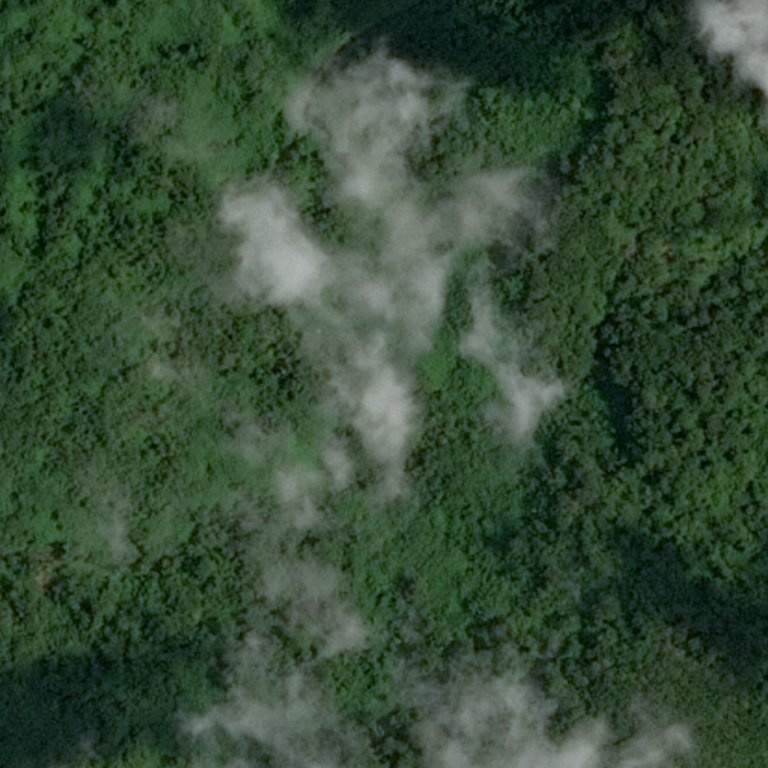
#> input picture CV_Homework_3/desert_forest/test_image_00.jpg, 768 x 768 px
$ jupyter execute homework_3.ipynb
#> lines starting #> are read from the running program, lines starting #| are printed output that depends on the picture; after the words box and inside, x2 and y2 are one past the last pixel; in counts of white or black regions, pixels touching at a corner belong together
# Homework 3

# Задача №1 - Лес или пустыня?

Часто при анализе изображений местности необходимо понять ее характер. В частности, если определить, что на изображении преобладет вода, то имеет смысл искать корабли на таком изображении. Если на картинке густой лес, то, возможно, это не лучшая зона для посадки дрона или беспилотника.

Ваша задача - написать программу, которая будет отличать лес от пустыни. В приложении можно найти реальные спутниковые снимки лесов и пустынь.

Примеры изображений:
<table><tr>
    <td>  </td>
    <td>  </td>
</tr></table>

[cell 1]
# Ваш код
import cv2
import numpy as np
import matplotlib.pyplot as plt

def classify_image(image_path):
#> called with image_path = 'desert_forest/test_image_00.jpg'
    image = cv2.imread(image_path)
#> image is the input picture: shape (768, 768, 3); mean B, G, R 54, 75.5, 54
    hsv_image = cv2.cvtColor(image, cv2.COLOR_BGR2HSV)
#> hsv_image: shape (768, 768, 3); mean H, S, V 61, 95.5, 75.5

    # задаем диапазоны для леса и пустыни
    forest_lower = np.array([35, 25, 25])
    forest_upper = np.array([85, 255, 255])
    desert_lower = np.array([15, 25, 25])
    desert_upper = np.array([35, 255, 255])

    # создаем маски
    forest_mask = cv2.inRange(hsv_image, forest_lower, forest_upper)
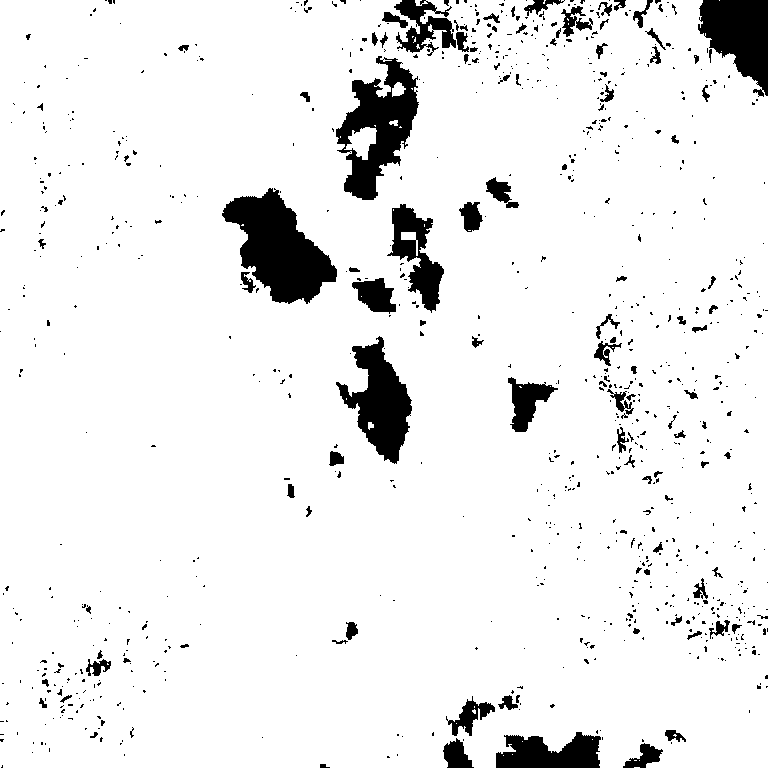
#> forest_mask: shape (768, 768); 92.5% white; 907 black regions (795 under 20 px), largest, box (x1, y1, x2, y2) and area: (222, 188, 337, 304) 7095, (336, 56, 419, 200) 5735, (336, 336, 412, 464) 4616
    desert_mask = cv2.inRange(hsv_image, desert_lower, desert_upper)
#> desert_mask: shape (768, 768); 0.01% white; 1 white region, box (x1, y1, x2, y2) and area: (754, 88, 768, 98) 58

    # подсчет пикселей
    forest_count = cv2.countNonZero(forest_mask)
#> forest_count = 545810
    desert_count = cv2.countNonZero(desert_mask)
#> desert_count = 58

    # классификация
    if forest_count > desert_count:
        classification = "Forest"
    else:
        classification = "Desert"

    return classification, image, forest_mask, desert_mask

# тестовые изображения
image_path_forest = 'desert_forest/test_image_00.jpg'
classification_forest, image_forest, forest_mask_forest, desert_mask_forest = classify_image(image_path_forest)
#> classification_forest = 'Forest'
print(f"Classification: {classification_forest}")
#| Classification: Forest

image_path_desert = 'desert_forest/test_image_04.jpg'
classification_desert, image_desert, forest_mask_desert, desert_mask_desert = classify_image(image_path_desert)
#> call 2 of classify_image, with image_path = 'desert_forest/test_image_04.jpg'
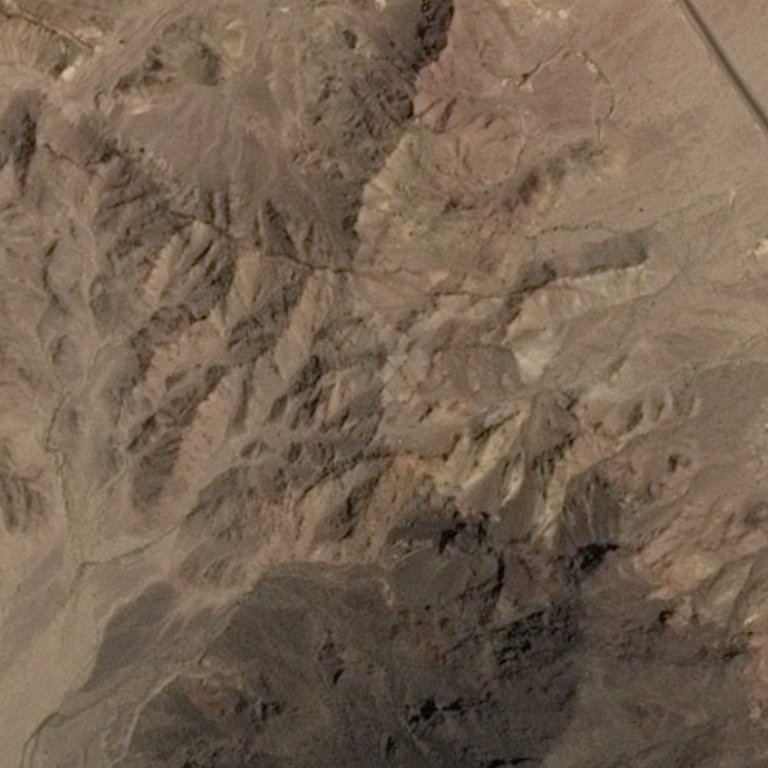
#> input picture CV_Homework_3/desert_forest/test_image_04.jpg, 768 x 768 px
#> in classify_image, image is the input picture: shape (768, 768, 3); mean B, G, R 81.2, 98.6, 117.3
#> in classify_image (call 2), `hsv_image = cv2.cvtColor(image, cv2.COLOR_BGR2HSV)`: hsv_image: shape (768, 768, 3); mean H, S, V 14.5, 78.7, 117.3
#> in classify_image (call 2), `forest_mask = cv2.inRange(hsv_image, forest_lower, forest_upper)`: forest_mask: shape (768, 768); 0% white in thin lines or dots, all inside (x1, y1, x2, y2) = (507, 555, 594, 655)
#> in classify_image (call 2), `desert_mask = cv2.inRange(hsv_image, desert_lower, desert_upper)`:
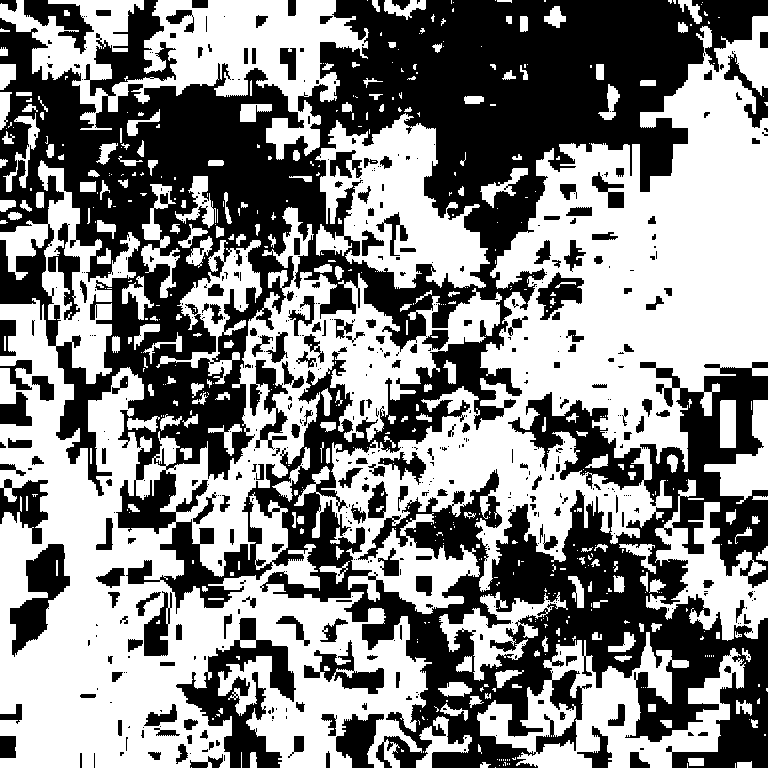
#> desert_mask: shape (768, 768); 52.7% white; 537 black regions (337 under 20 px), largest, box (x1, y1, x2, y2) and area: (0, 0, 768, 768) 234212, (176, 618, 296, 768) 6413, (10, 544, 70, 657) 3050
#> in classify_image (call 2), `forest_count = cv2.countNonZero(forest_mask)`: forest_count = 25
#> in classify_image (call 2), `desert_count = cv2.countNonZero(desert_mask)`: desert_count = 311126
#> classification_desert = 'Desert'
print(f"Classification: {classification_desert}")
#| Classification: Desert

# вывод изображений
def show_images(image, forest_mask, desert_mask, classification, title):
#> called with classification = 'Forest', title = 'Test Image 00'
    plt.figure(figsize=(15, 10))
    plt.subplot(2, 2, 1)
    plt.imshow(cv2.cvtColor(image, cv2.COLOR_BGR2RGB))
    plt.title(f'{title} - Original Image')
    plt.axis('off')

    plt.subplot(2, 2, 2)
    plt.imshow(forest_mask, cmap='gray')
    plt.title('Forest Mask')
    plt.axis('off')

    plt.subplot(2, 2, 3)
    plt.imshow(desert_mask, cmap='gray')
    plt.title('Desert Mask')
    plt.axis('off')

    plt.subplot(2, 2, 4)
    plt.imshow(cv2.cvtColor(image, cv2.COLOR_BGR2RGB))
    plt.title(f'Classification: {classification}')
    plt.axis('off')

    plt.show()

show_images(image_forest, forest_mask_forest, desert_mask_forest, classification_forest, 'Test Image 00')
show_images(image_desert, forest_mask_desert, desert_mask_desert, classification_desert, 'Test Image 04')

# Задача №2 - Реализовать Image-blending на основе сшивки по градиентам

Задача - взять фото двух лиц : ваше и друга, с помощью метода Poisson image editing совместить глаза, нос и рот с первого изображения со вторым. Суть в том, что при использовании такого метода границы совмещенного изображения не видны.

Статья, где описан метод

Patrick Pérez, Michel Gangnet, and Andrew Blake. 2003. Poisson image editing. ACM Trans. Graph. 22, 3 (July 2003), 313–318. https://doi.org/10.1145/882262.882269

Пример такого совмещения:

[cell 2]
# Ваш код
import cv2
import numpy as np
import matplotlib.pyplot as plt

# Загрузка предобученных каскадов Хаара
face_cascade = cv2.CascadeClassifier(cv2.data.haarcascades + 'haarcascade_frontalface_default.xml')
eye_cascade = cv2.CascadeClassifier(cv2.data.haarcascades + 'haarcascade_eye.xml')
nose_cascade = cv2.CascadeClassifier('haar/haarcascade_mcs_nose.xml')
mouth_cascade = cv2.CascadeClassifier('haar/haarcascade_mcs_mouth.xml')

# Проверка загрузки каскадов
if face_cascade.empty() or eye_cascade.empty() or nose_cascade.empty() or mouth_cascade.empty():
    raise ValueError("Не удалось загрузить один из каскадов Хаара. Проверьте пути к файлам каскадов.")

def detect_face_parts(img_path):
    # Загрузка изображения
#> called with img_path = 'faces/face_1.jpg'
    img = cv2.imread(img_path)
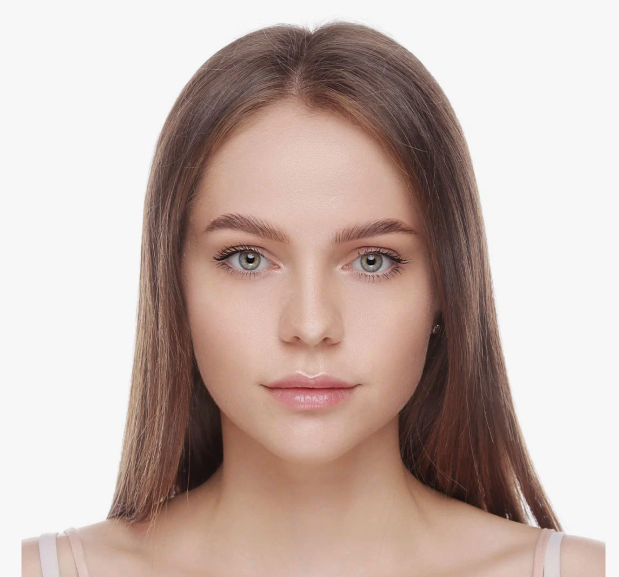
#> input picture CV_Homework_3/faces/face_1.jpg, 1238 x 1154 px (shown at 1/2 size)
#> img is the input picture: shape (1154, 1238, 3); mean B, G, R 172.1, 179, 197.5

    # Проверка загрузки изображения
    if img is None:
        raise ValueError(f"Не удалось загрузить изображение по пути {img_path}")

    # Преобразование изображения в серый цвет
    gray = cv2.cvtColor(img, cv2.COLOR_BGR2GRAY)

    # Обнаружение лиц
    faces = face_cascade.detectMultiScale(gray, 1.3, 5)
#> faces = [[310, 286, 618, 618]]

    # Создание маски на основе обнаруженных частей лица
    mask = np.zeros_like(gray)
    for (x, y, w, h) in faces:
        roi_gray = gray[y:y+h, x:x+w]
        roi_color = img[y:y+h, x:x+w]

        # Обнаружение глаз
        eyes = eye_cascade.detectMultiScale(roi_gray)
        for (ex, ey, ew, eh) in eyes:
            cv2.ellipse(mask, ((ex + ew//2 + x), (ey + eh//2 + y)), (ew//2, eh//2), 0, 0, 360, 255, -1)

        # Обнаружение носа
        nose = nose_cascade.detectMultiScale(roi_gray)
        for (nx, ny, nw, nh) in nose:
            cv2.ellipse(mask, ((nx + nw//2 + x), (ny + nh//2 + y)), (nw//2, nh//2), 0, 0, 360, 255, -1)

        # Обнаружение рта
        mouth = mouth_cascade.detectMultiScale(roi_gray)
        for (mx, my, mw, mh) in mouth:
            cv2.ellipse(mask, ((mx + mw//2 + x), (my + mh//2 + y)), (mw//2, mh//2), 0, 0, 360, 255, -1)
#> this loop made 1 pass
#> (x, y, w, h, eyes, nose) on pass 1: (310, 286, 618, 618, [[99, 158, 141, 141], [362, 161, 149, 149]], [[232, 317, 149, 124], [79, 5, 363, 303]])
#> mask: shape (1154, 1238); 12.1% white; 1 white region, box (x1, y1, x2, y2) and area: (384, 291, 855, 850) 173545

    return img, mask

# Загрузка изображений
src_img, src_mask = detect_face_parts("faces/face_1.jpg")
dst_img, dst_mask = detect_face_parts("faces/face_2.jpg")
#> call 2 of detect_face_parts, with img_path = 'faces/face_2.jpg'
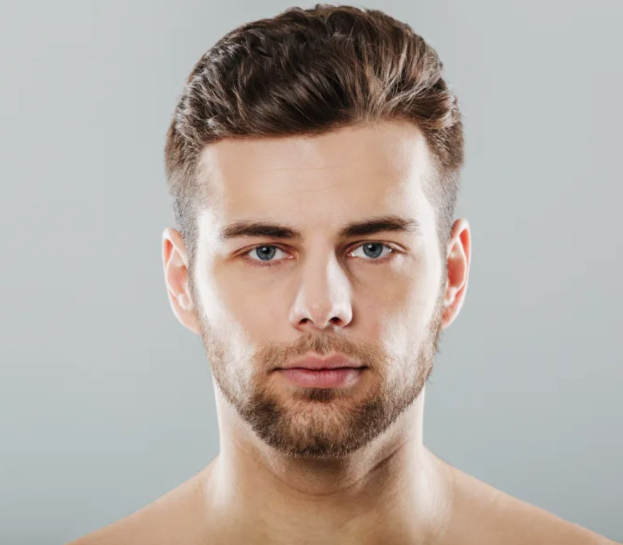
#> input picture CV_Homework_3/faces/face_2.jpg, 1246 x 1090 px (shown at 1/2 size)
#> in detect_face_parts, img is the input picture: shape (1090, 1246, 3); mean B, G, R 163.2, 170.1, 179.5
#> in detect_face_parts (call 2), `faces = face_cascade.detectMultiScale(gray, 1.3, 5)`: faces = [[312, 255, 631, 631]]
#> the loop in detect_face_parts (call 2), `for (x, y, w, h) in faces:` made 1 pass
#> (x, y, w, h, nose) on pass 1: (312, 255, 631, 631, [[225, 455, 41, 34], [241, 301, 172, 143]])
#> pass 1, in detect_face_parts (call 2), `roi_color = img[y:y+h, x:x+w]`:
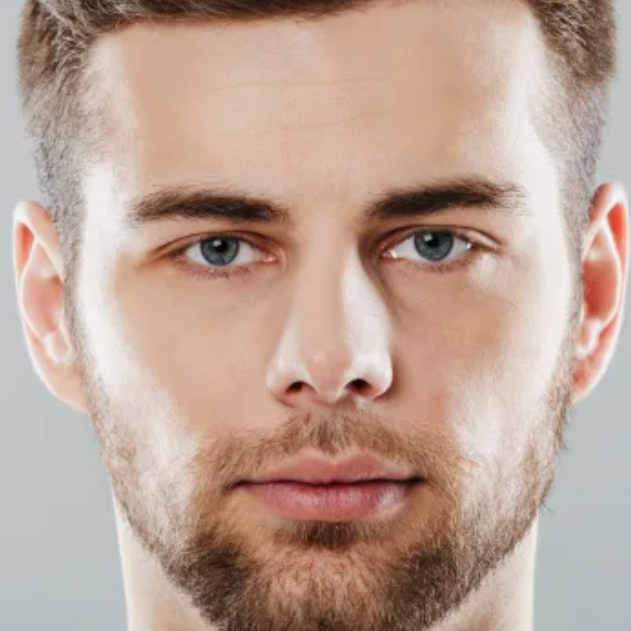
#> roi_color: shape (631, 631, 3); mean B, G, R 149.2, 162.6, 188.6
#> after the loop in detect_face_parts (call 2), `for (x, y, w, h) in faces:`:
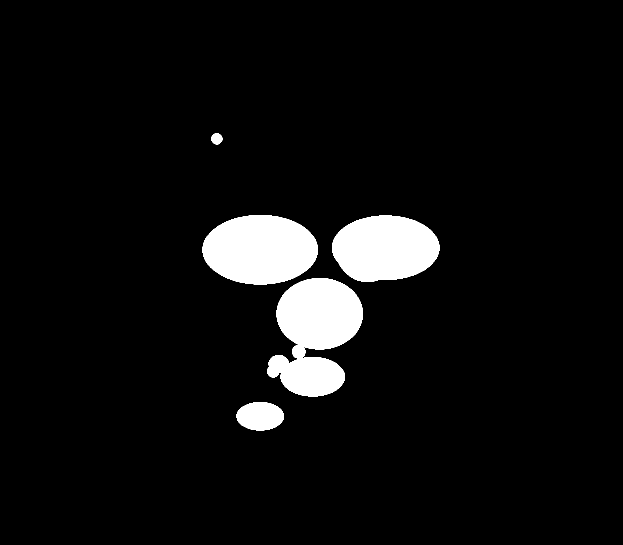
#> mask: shape (1090, 1246) (shown at 1/2 size); 6% white; 5 white regions, box (x1, y1, x2, y2) and area: (534, 556, 726, 793) 29241, (405, 430, 636, 569) 25207, (664, 431, 879, 564) 22359, (473, 804, 568, 861) 4249, (422, 266, 445, 289) 397

# Приведение изображений к одному размеру
height = dst_img.shape[0]
#> height = 1090
width = dst_img.shape[1]
#> width = 1246
src_resized = cv2.resize(src_img, (width, height))
src_mask_resized = cv2.resize(src_mask, (width, height))

# Центр для применения метода seamless cloning
center = (width // 2, height // 2)
#> center = (623, 545)

# Применение метода seamless cloning
seamless_img = cv2.seamlessClone(src_resized, dst_img, src_mask_resized, center, cv2.NORMAL_CLONE)

# Вывод изображений с использованием matplotlib
plt.figure(figsize=(15, 10))

plt.subplot(2, 2, 1)
plt.imshow(cv2.cvtColor(src_img, cv2.COLOR_BGR2RGB))
plt.title('Source Image')
plt.axis('off')

plt.subplot(2, 2, 2)
plt.imshow(cv2.cvtColor(dst_img, cv2.COLOR_BGR2RGB))
plt.title('Destination Image')
plt.axis('off')

plt.subplot(2, 2, 3)
plt.imshow(cv2.cvtColor(src_resized, cv2.COLOR_BGR2RGB))
plt.title('Resized Source Image')
plt.axis('off')

plt.subplot(2, 2, 4)
plt.imshow(cv2.cvtColor(seamless_img, cv2.COLOR_BGR2RGB))
plt.title('Seamless Cloned Image')
plt.axis('off')

plt.show()

# Сохранение результата
cv2.imwrite('seamless_cloned_image.jpg', seamless_img)
#> Out = True

# Задача №3 - Найди клетки

Даны снимки раковых клеток. Существует задача - определить стадию рака клетки по такому изображению. Для того, чтобы подойти к решению классификации рака клетки, необходимо сначала подготовить данные.

Исходные изображения в реальных задачах могут быть очень большого размера (более 20000 px). Однако из визуального анализа можно заметить, что большая часть этих снимков пустая и не несет в себе полезную информацию.

Ваша задача выделить небольшие ячейки изображений из исходного так, чтобы на ячейках было только изображение клетки.

Пример исходного изображения и нарезанных ячеек клетки.

В качестве аргументов у функции будут значения:
1. исходное изображние;
2. размер ячейки;
3. количество ячеек.

__Доп вопрос__ - как можно выяснить какие нужны значения аргументов, чтобы они подходили для большинства исходных снимков?

[cell 3]
import matplotlib.pyplot as plt
from PIL import Image
import numpy as np
import matplotlib.patches as patches

def extract_and_display_cells(image_path, cell_size, cell_count, padding=10):
#> called with image_path = 'cells/train1_1.jpeg', cell_size = 256, cell_count = 56, padding = 10
    image = Image.open(image_path)
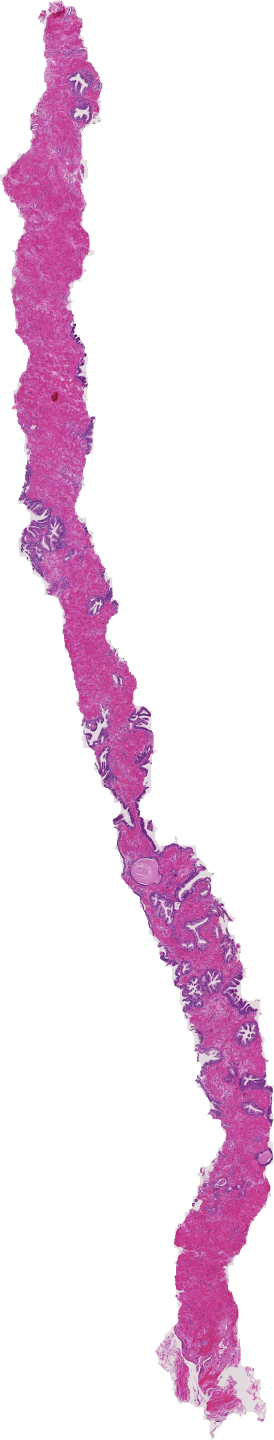
#> input picture CV_Homework_3/cells/train1_1.jpeg, 1368 x 7200 px (shown at 1/5 size)
#> image is the input picture: PIL image 1368x7200 RGB; mean R, G, B 239.9, 218.8, 234.3
    image_np = np.array(image)

    # размеры изображения
    img_height, img_width, _ = image_np.shape
#> img_height = 7200; img_width = 1368

    cells = []
    extracted_cells = 0
    fig, ax = plt.subplots(1)

    ax.imshow(image_np)

    # проход по изображению с шагом размера ячейки
    for y in range(0, img_height, cell_size):
        for x in range(0, img_width, cell_size):
            if extracted_cells >= cell_count:
                break

            # вырезаем ячейку
            cell = image_np[y:y + cell_size, x:x + cell_size]

            # проверяем, содержит ли ячейка "полезную" информацию
            if cell.mean() < 240:  # порог для фильтрации пустых участков
                cells.append(cell)
                extracted_cells += 1

                # добавляем рамку на исходное изображение для визуализации
                rect = patches.Rectangle((x, y), cell_size, cell_size, linewidth=1, edgecolor='r', facecolor='none')
                ax.add_patch(rect)
#> after the loop, cells = 56 items; extracted_cells = 56

    plt.title("Исходное изображение с выделенными ячейками")
    plt.show()
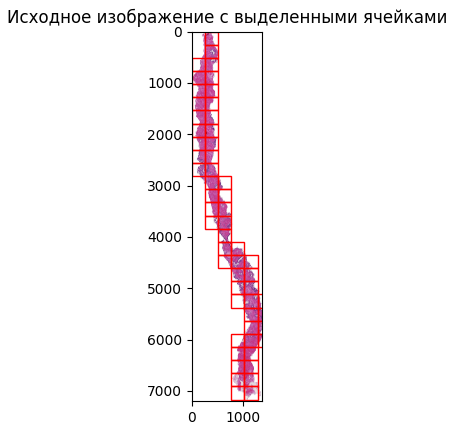
#> figure drawn by matplotlib, 1 panel

    if len(cells) > 16:
        cells = cells[:16]
#> cells = 16 items
    elif len(cells) < 16:
        cells = cells * (16 // len(cells)) + cells[:16 % len(cells)]

    # размер сетки и подготовка мозаики с учетом padding
    grid_size = 4
    mosaic_size = grid_size * cell_size + (grid_size - 1) * padding
    mosaic = np.ones((mosaic_size, mosaic_size, 3), dtype=np.uint8) * 255  # фон белого цвета

    for idx, cell in enumerate(cells):
        i = idx // grid_size
        j = idx % grid_size
        y_start = i * (cell_size + padding)
        x_start = j * (cell_size + padding)
        mosaic[y_start:y_start + cell_size, x_start:x_start + cell_size] = cell
#> this loop made 16 passes
#> (i, j, y_start, x_start) on passes 1 to 12: (0, 0, 0, 0), (0, 1, 0, 266), (0, 2, 0, 532), (0, 3, 0, 798), (1, 0, 266, 0), (1, 1, 266, 266), (1, 2, 266, 532), (1, 3, 266, 798), (2, 0, 532, 0), (2, 1, 532, 266), (2, 2, 532, 532), (2, 3, 532, 798)
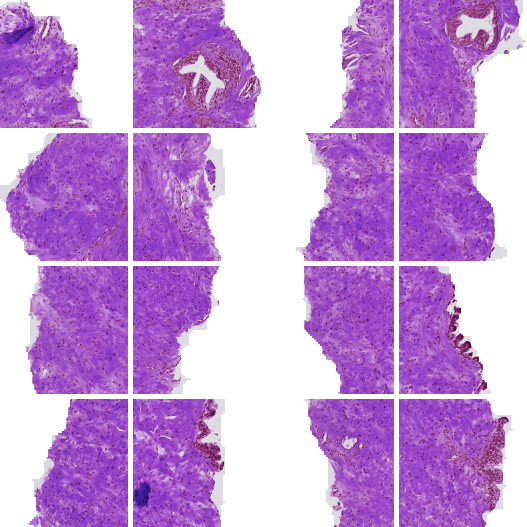
#> mosaic: shape (1054, 1054, 3) (shown at 1/2 size); mean of channels 0, 1, 2 217.5, 153.9, 198.6; drawn as B, G, R

    plt.figure(figsize=(8, 8))
    plt.imshow(mosaic)
    plt.axis('off')
    plt.title("Мозаика")
    plt.show()

extract_and_display_cells("cells/train1_1.jpeg", cell_size=256, cell_count=56)
